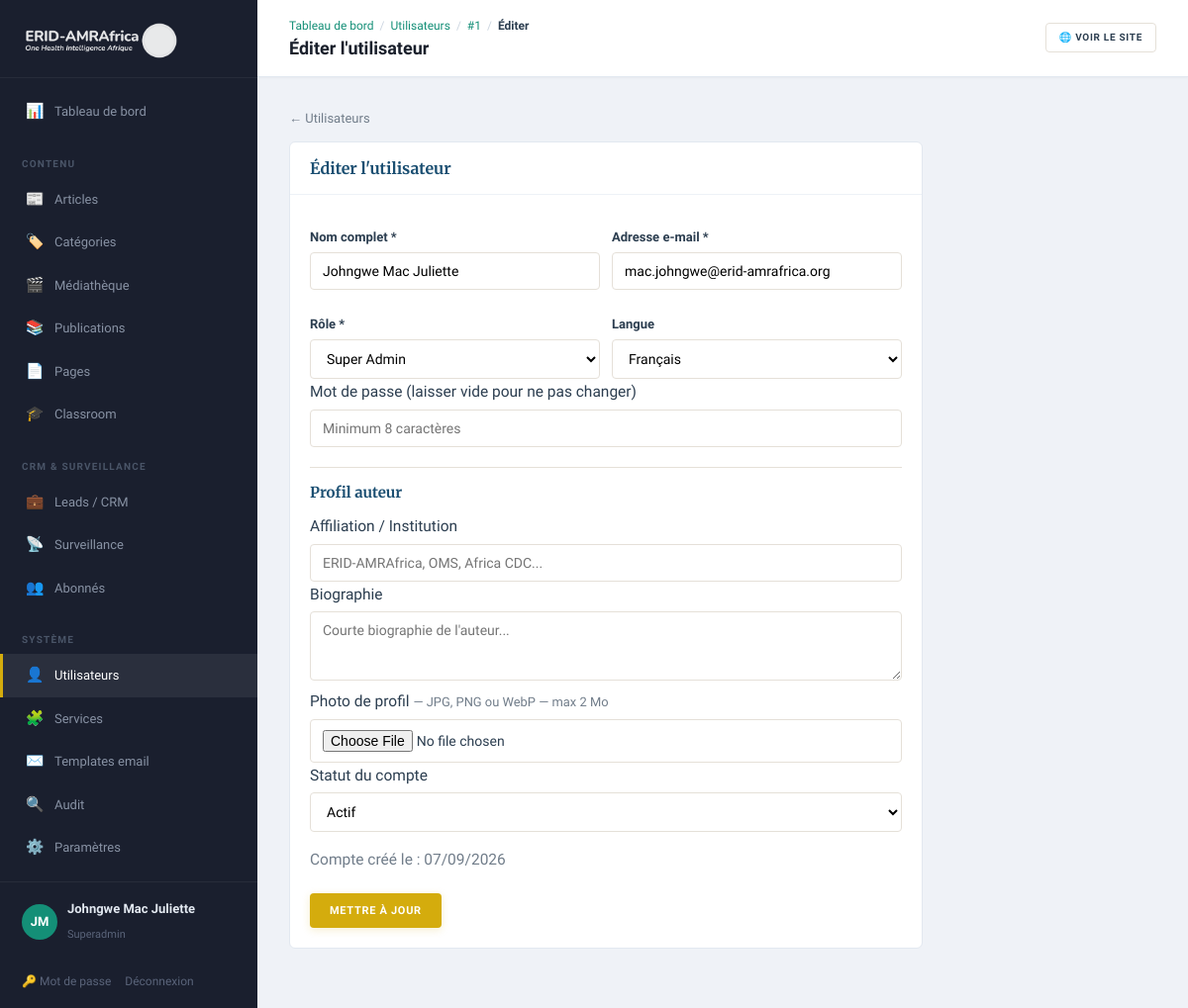
Page /admin/users/1/edit (signed in) on the committed database.
### tables this page shows
CREATE TABLE users (
    id              INT UNSIGNED AUTO_INCREMENT PRIMARY KEY,
    full_name       VARCHAR(150)    NOT NULL,
    email           VARCHAR(190)    NOT NULL UNIQUE,
    password_hash   VARCHAR(255)    NOT NULL,
    role            ENUM('superadmin','editor','author','consultant','analyst') NOT NULL DEFAULT 'editor',
    locale          ENUM('fr','en') NOT NULL DEFAULT 'fr',
    is_active       TINYINT(1)      NOT NULL DEFAULT 1,
    bio             TEXT            NULL,
    photo           VARCHAR(255)    NULL,
    affiliation     VARCHAR(200)    NULL,
    failed_attempts TINYINT         NOT NULL DEFAULT 0,
    locked_until    DATETIME        NULL,
    last_login_at   DATETIME        NULL,
    created_at      DATETIME        NOT NULL DEFAULT CURRENT_TIMESTAMP,
    updated_at      DATETIME        NOT NULL DEFAULT CURRENT_TIMESTAMP ON UPDATE CURRENT_TIMESTAMP
);

### app/Core/View.php (called while the page is built, shortened)
<?php
final class View
{
    public static function render(string $template, array $data = [], string $layout = 'public'): void
    {
        $root = Config::get('root');
        extract($data, EXTR_SKIP);
        require $root . '/app/Views/' . $template . '.php';
        $content = ob_get_clean();
        require $root . '/app/Views/layouts/' . $layout . '.php';
    }
    public static function e(?string $s): string
    {
        return htmlspecialchars((string) $s, ENT_QUOTES, 'UTF-8');
    }
}

### app/Core/Controller.php (called while the page is built, shortened)
<?php
abstract class Controller
{
    protected function view(string $template, array $data = [], string $layout = 'public'): void
    {
        View::render($template, $data, $layout);
    }
}

### app/Controllers/Admin/UsersController.php (called while the page is built, shortened)
<?php
final class UsersController extends Controller
{
    public function edit(string $id): void
    {
        $user = Database::one('SELECT * FROM users WHERE id = ?', [(int) $id]);
        $this->view('admin/user_form', [
            'title' => 'Éditer l\'utilisateur',
            'user'  => $user,
        ], 'admin');
    }
}

### public/index.php (called while the page is built, shortened)
<?php
spl_autoload_register(function (string $class): void {
    $path = APP_ROOT . '/app/' . str_replace('\\', '/', substr($class, 4)) . '.php';
});
$router = new Router();
$router->dispatch($_SERVER['REQUEST_METHOD'], $_SERVER['REQUEST_URI']);

### app/Core/Config.php (called while the page is built, shortened)
<?php
final class Config
{
    private static array $data = [];
    public static function load(string $root): void
    {
        $env = [];
        self::$data = [
            'app' => [
                'name'   => $env['APP_NAME']   ?? 'ERID-AMRAfrica',
                'env'    => $env['APP_ENV']    ?? 'production',
                'url'    => $env['APP_URL']    ?? 'http://localhost:8080',
                'locale' => $env['APP_LOCALE'] ?? 'fr',
            ],
            'db' => [
                'host' => $env['DB_HOST'] ?? '127.0.0.1',
                'port' => $env['DB_PORT'] ?? '3306',
                'name' => $env['DB_NAME'] ?? 'erid_amrafrica',
                'user' => $env['DB_USER'] ?? 'root',
                'pass' => $env['DB_PASS'] ?? '',
            ],
            'mail' => [
                'from'      => $env['MAIL_FROM'] ?? 'consulting@erid-amrafrica.org',
                'from_name' => $env['MAIL_FROM_NAME'] ?? 'ERID-AMRAfrica',
            ],
            'root' => $root,
        ];
    }
    public static function get(string $key): mixed
    {
        return self::$data[$key] ?? null;
    }
}

### app/Core/Database.php (called while the page is built, shortened)
<?php
final class Database
{
    private static ?PDO $pdo = null;
    public static function pdo(): PDO
    {
        if (self::$pdo === null) {
            $cfg = Config::get('db');
            $dsn = sprintf(
                'mysql:host=%s;port=%s;dbname=%s;charset=utf8mb4',
                $cfg['host'], $cfg['port'], $cfg['name']
            );
            try {
                self::$pdo = new PDO($dsn, $cfg['user'], $cfg['pass'], [
                    PDO::ATTR_ERRMODE            => PDO::ERRMODE_EXCEPTION,
                    PDO::ATTR_DEFAULT_FETCH_MODE => PDO::FETCH_ASSOC,
                    PDO::ATTR_EMULATE_PREPARES   => false,
                    PDO::MYSQL_ATTR_INIT_COMMAND => "SET NAMES utf8mb4 COLLATE utf8mb4_unicode_ci",
                ]);
            } catch (PDOException $e) {
                http_response_code(500);
                exit('Database connection failed.');
            }
        }
        return self::$pdo;
    }
    public static function one(string $sql, array $params = []): ?array
    {
        $stmt = self::pdo()->prepare($sql);
        $stmt->execute($params);
        $row = $stmt->fetch();
        return $row ?: null;
    }
}

### app/Core/Auth.php (called while the page is built, shortened)
<?php
final class Auth
{
    public static function check(): bool
    {
        return true;
    }
    public static function user(): ?array
    {
        return [
            'id'   => $_SESSION['uid'],
            'name' => $_SESSION['uname'],
            'role' => $_SESSION['urole'],
        ];
    }
}

### app/Views/admin/user_form.php (the view, shortened to what this page needs)
<?php
$e = fn($s) => View::e($s);
$u = $user ?? $old ?? [];
$isEdit = !empty($user['id']);
$val = fn($k, $d = '') => $e($u[$k] ?? $d);
?>
<a class="back" href="/admin/users">← Utilisateurs</a>
<div class="panel" style="max-width:640px">
  <h2><?= $isEdit ? 'Éditer l\'utilisateur' : 'Nouvel utilisateur' ?></h2>
  <form method="post" action="<?= $isEdit ? '/admin/users/' . (int)$user['id'] : '/admin/users' ?>" enctype="multipart/form-data">
    <div class="form-grid">
      <label>Nom complet *
        <input type="text" name="full_name" required value="<?= $val('full_name') ?>" placeholder="Dr. Nom Prénom">
      </label>
      <label>Adresse e-mail *
        <input type="email" name="email" required value="<?= $val('email') ?>" placeholder="email@erid-amrafrica.org">
      </label>
      <label>Rôle *
        <select name="role" required>
          <?php foreach (['superadmin' => 'Super Admin', 'editor' => 'Éditeur', 'author' => 'Auteur', 'consultant' => 'Consultant', 'analyst' => 'Analyste'] as $k => $label): ?>
            <option value="<?= $k ?>" <?= ($u['role'] ?? 'consultant') === $k ? 'selected' : '' ?>><?= $e($label) ?></option>
          <?php endforeach; ?>
        </select>
      </label>
      <label>Langue
        <select name="locale">
          <option value="fr" <?= ($u['locale'] ?? 'fr') === 'fr' ? 'selected' : '' ?>>Français</option>
        </select>
      </label>
    </div>
    <label>Mot de passe <?= $isEdit ? '(laisser vide pour ne pas changer)' : '*' ?>
      <input type="password" name="password" minlength="8" <?= $isEdit ? '' : 'required' ?> placeholder="Minimum 8 caractères" autocomplete="new-password">
    </label>
    <div style="margin-top:20px;padding-top:16px;border-top:1px solid var(--line)">
        <h3 style="font-size:15px;margin-bottom:12px">Profil auteur</h3>
        <label>Affiliation / Institution
            <input type="text" name="affiliation" value="<?= $val('affiliation') ?>" placeholder="ERID-AMRAfrica, OMS, Africa CDC...">
        </label>
        <label>Biographie
            <textarea name="bio" rows="3" placeholder="Courte biographie de l'auteur..."><?= $val('bio') ?></textarea>
        </label>
        <label>Photo de profil <small class="muted">— JPG, PNG ou WebP — max 2 Mo</small>
            <input type="file" name="photo" accept="image/jpeg,image/png,image/webp">
        </label>
    </div>
    <?php if ($isEdit): ?>
    <label>Statut du compte
      <select name="is_active">
        <option value="1" <?= ($u['is_active'] ?? 1) ? 'selected' : '' ?>>Actif</option>
      </select>
    </label>
    <?php if (!empty($user['created_at'])): ?>
    <p class="muted small">Compte créé le : <?= $e(date('d/m/Y', strtotime($user['created_at']))) ?></p>
    <?php endif; ?>
    <?php endif; ?>
    <div style="margin-top:20px">
      <button class="btn btn-gold" type="submit"><?= $isEdit ? 'Mettre à jour' : 'Créer l\'utilisateur' ?></button>
    </div>
  </form>
</div>

### app/Core/Router.php (shortened to what this page needs)
<?php
final class Router
{
    private array $routes = ['GET' => [], 'POST' => []];
    public function get(string $path, callable|array $handler): void
    {
        $this->routes['GET'][$this->normalize($path)] = $handler;
    }
    public function post(string $path, callable|array $handler): void
    {
        $this->routes['POST'][$this->normalize($path)] = $handler;
    }
    private function normalize(string $path): string
    {
        return '/' . trim($path, '/');
    }
    public function dispatch(string $method, string $uri): void
    {
        $path = $this->normalize(parse_url($uri, PHP_URL_PATH) ?: '/');
        foreach ($this->routes[$method] ?? [] as $route => $handler) {
            $pattern = '#^' . preg_replace('#\{[a-zA-Z_]+\}#', '([^/]+)', $route) . '$#';
            if (preg_match($pattern, $path, $m)) {
                array_shift($m);
                $this->invoke($handler, $m);
                return;
            }
        }
    }
    private function invoke(callable|array $handler, array $args): void
    {
        if (is_array($handler)) {
            [$class, $method] = $handler;
            (new $class())->{$method}(...$args);
            return;
        }
    }
}

### app/Views/layouts/admin.php (shortened to what this page needs)
<?php
$e = fn($s) => View::e($s);
$u = Auth::user();
$uri = strtok($_SERVER['REQUEST_URI'] ?? '', '?');
$isActive = fn($path) => $uri === $path ? 'active' : '';
$initials = implode('', array_map(fn($w) => mb_strtoupper(mb_substr($w, 0, 1)), explode(' ', $u['name'] ?? 'A')));
$crumbs = [['Tableau de bord', '/admin']];
$segments = array_filter(explode('/', trim($uri, '/')));
array_shift($segments);
$breadcrumbLabels = [
    'articles' => 'Articles', 'categories' => 'Catégories', 'media' => 'Médiathèque', 'publications' => 'Publications',
    'pages' => 'Pages', 'courses' => 'Classroom', 'leads' => 'Leads / CRM',
    'rumours' => 'Surveillance', 'subscribers' => 'Abonnés', 'users' => 'Utilisateurs',
    'services' => 'Services', 'email-templates' => 'Templates email', 'audit' => 'Audit',
    'settings' => 'Paramètres', 'new' => 'Nouveau', 'edit' => 'Éditer', 'export' => 'Export',
    'password' => 'Mot de passe',
];
$path = '/admin';
foreach ($segments as $seg) {
    $path .= '/' . $seg;
    $crumbs[] = [$breadcrumbLabels[$seg] ?? (is_numeric($seg) ? '#' . $seg : ucfirst($seg)), $path];
}
?>
<!DOCTYPE html>
<html lang="fr">
<head>
    <link rel="stylesheet" href="/assets/css/app.css">
</head>
<body class="admin">
<aside class="sidebar" id="adminSidebar">
    <div class="sidebar__logo">
        <a href="/admin"><img src="/assets/logo.png" alt="ERID-AMRAfrica" class="sidebar__logo-img"></a>
    </div>
    <nav class="sidebar__nav">
        <a href="/admin" class="sidebar__link <?= $isActive('/admin') ?>">
            <span class="sidebar__icon">📊</span> Tableau de bord
        </a>
        <div class="sidebar__section">Contenu</div>
        <a href="/admin/articles" class="sidebar__link <?= str_starts_with($uri, '/admin/articles') ? 'active' : '' ?>">
            <span class="sidebar__icon">📰</span> Articles
        </a>
        <a href="/admin/categories" class="sidebar__link <?= str_starts_with($uri, '/admin/categories') ? 'active' : '' ?>">
            <span class="sidebar__icon">🏷️</span> Catégories
        </a>
        <a href="/admin/media" class="sidebar__link <?= str_starts_with($uri, '/admin/media') ? 'active' : '' ?>">
            <span class="sidebar__icon">🎬</span> Médiathèque
        </a>
        <a href="/admin/publications" class="sidebar__link <?= str_starts_with($uri, '/admin/publications') ? 'active' : '' ?>">
            <span class="sidebar__icon">📚</span> Publications
        </a>
        <a href="/admin/pages" class="sidebar__link <?= str_starts_with($uri, '/admin/pages') ? 'active' : '' ?>">
            <span class="sidebar__icon">📄</span> Pages
        </a>
        <a href="/admin/courses" class="sidebar__link <?= str_starts_with($uri, '/admin/courses') ? 'active' : '' ?>">
            <span class="sidebar__icon">🎓</span> Classroom
        </a>
        <div class="sidebar__section">CRM & Surveillance</div>
        <a href="/admin/leads" class="sidebar__link <?= str_starts_with($uri, '/admin/leads') ? 'active' : '' ?>">
            <span class="sidebar__icon">💼</span> Leads / CRM
        </a>
        <a href="/admin/rumours" class="sidebar__link <?= str_starts_with($uri, '/admin/rumours') ? 'active' : '' ?>">
            <span class="sidebar__icon">📡</span> Surveillance
        </a>
        <a href="/admin/subscribers" class="sidebar__link <?= str_starts_with($uri, '/admin/subscribers') ? 'active' : '' ?>">
            <span class="sidebar__icon">👥</span> Abonnés
        </a>
        <?php if (in_array($_SESSION['urole'] ?? '', ['superadmin', 'editor'])): ?>
        <div class="sidebar__section">Système</div>
        <?php if (($_SESSION['urole'] ?? '') === 'superadmin'): ?>
        <a href="/admin/users" class="sidebar__link <?= str_starts_with($uri, '/admin/users') ? 'active' : '' ?>">
            <span class="sidebar__icon">👤</span> Utilisateurs
        </a>
        <?php endif; ?>
        <a href="/admin/services" class="sidebar__link <?= str_starts_with($uri, '/admin/services') ? 'active' : '' ?>">
            <span class="sidebar__icon">🧩</span> Services
        </a>
        <a href="/admin/email-templates" class="sidebar__link <?= str_starts_with($uri, '/admin/email-templates') ? 'active' : '' ?>">
            <span class="sidebar__icon">✉️</span> Templates email
        </a>
        <a href="/admin/audit" class="sidebar__link <?= str_starts_with($uri, '/admin/audit') ? 'active' : '' ?>">
            <span class="sidebar__icon">🔍</span> Audit
        </a>
        <a href="/admin/settings" class="sidebar__link <?= str_starts_with($uri, '/admin/settings') ? 'active' : '' ?>">
            <span class="sidebar__icon">⚙️</span> Paramètres
        </a>
        <?php endif; ?>
    </nav>
    <div class="sidebar__user">
        <div class="sidebar__avatar"><?= $e(mb_substr($initials, 0, 2)) ?></div>
        <div class="sidebar__user-info">
            <strong><?= $e($u['name'] ?? '') ?></strong>
            <small><?= $e(ucfirst($u['role'] ?? '')) ?></small>
        </div>
    </div>
    <div class="sidebar__foot">
        <a href="/admin/password">🔑 Mot de passe</a>
        <a href="/admin/logout">Déconnexion</a>
    </div>
</aside>
<div class="admin-main">
    <header class="admin-top">
        <div class="admin-top__left">
            <nav class="breadcrumbs" aria-label="Fil d'Ariane">
                <?php foreach ($crumbs as $i => $c): ?>
                    <?php if ($i > 0): ?><span class="breadcrumbs__sep">/</span><?php endif; ?>
                    <?php if ($i === count($crumbs) - 1): ?>
                        <span class="breadcrumbs__current"><?= $e($c[0]) ?></span>
                    <?php else: ?>
                        <a href="<?= $e($c[1]) ?>" class="breadcrumbs__link"><?= $e($c[0]) ?></a>
                    <?php endif; ?>
                <?php endforeach; ?>
            </nav>
            <h1><?= $e($title ?? '') ?></h1>
        </div>
        <div class="admin-top__right">
            <a class="btn btn-ghost sm" href="/" target="_blank">🌐 Voir le site</a>
        </div>
    </header>
    <div class="admin-content"><?= $content ?></div>
</div>
</body>
</html>

### rows in the picture
users: full_name "JM", full_name "Johngwe Mac Juliette", role "Superadmin", c "Tableau de bord", c "Utilisateurs", c "#1", c "Éditer", shows "Éditer l", email "mac.johngwe@erid-amrafrica.org", role "Super Admin", locale "Français", shows "(laisser vide pour ne pas changer)", is_active "Actif", created_at "07/09/2026", shows "METTRE À JOUR"
